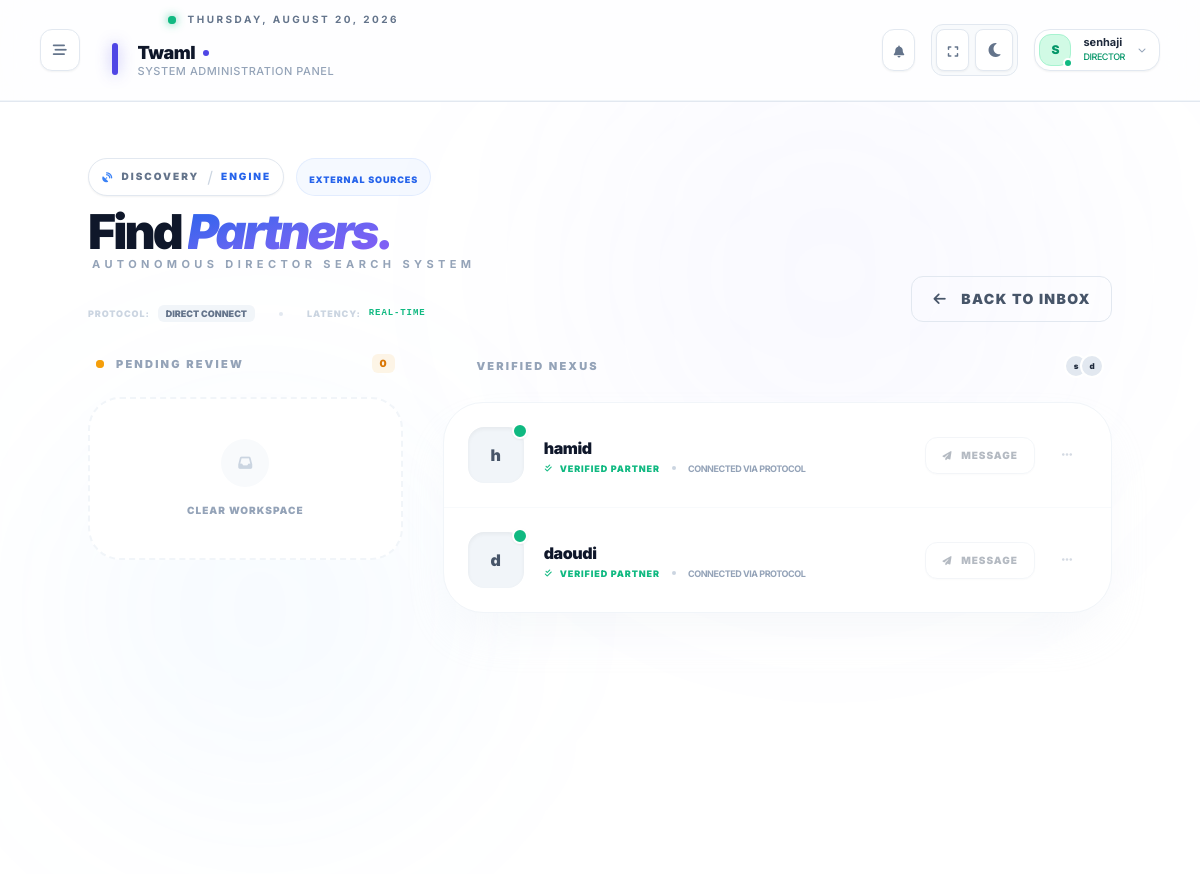
The page /communication/connections/ (signed in) on the database as committed earlier.
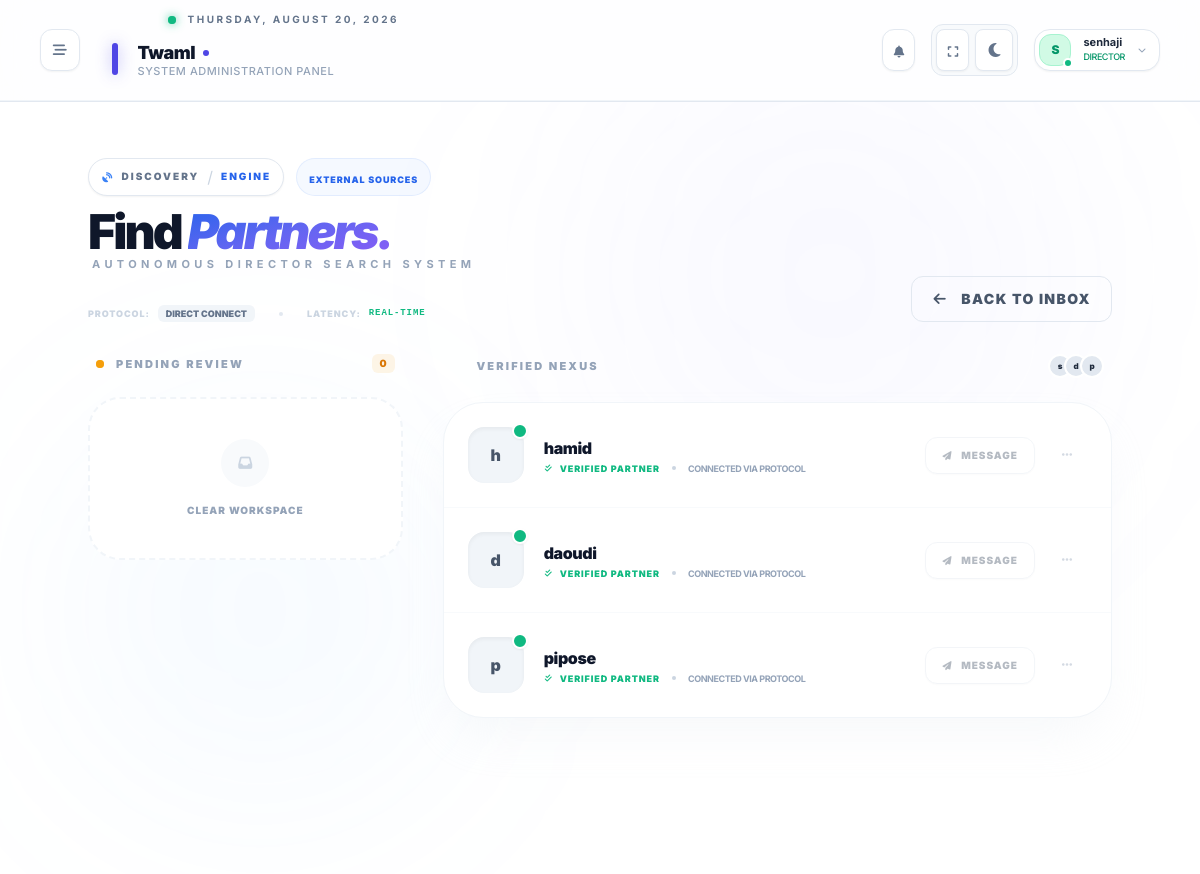
The same page on the database as committed later.
### communication/models.py (models this page shows, shortened)
class DirectorConnection(models.Model):
    from_director = models.ForeignKey(
        Director,
        on_delete=models.CASCADE,
        related_name="connections_initiated"
    )
    to_director = models.ForeignKey(
        Director,
        on_delete=models.CASCADE,
        related_name="connections_received"
    )
    is_confirmed = models.BooleanField(default=False)
    created_at = models.DateTimeField(auto_now_add=True)
    updated_at = models.DateTimeField(auto_now=True)
    class Meta:
        unique_together = ('from_director', 'to_director')
        verbose_name = "Director Connection"
        verbose_name_plural = "Director Connections"

### accounts/models.py (models this page shows, shortened)
class Director(models.Model):
    user = models.OneToOneField(
        User,
        on_delete=models.CASCADE,
        primary_key=True,
        related_name="director_profile",
    )
    qualification_cert = models.CharField(max_length=100, blank=True)
    hired_at = models.DateField(null=True, blank=True)
    organization = models.ForeignKey(
        "dashboard.Organization", on_delete=models.CASCADE, null=True, blank=True, related_name="directors"
    )

class User(AbstractUser):
    ROLE_CHOICES = (
        ("owner", "Network Owner"),
        ("director", "Director"),
        ("vice_director", "Vice Director"),
        ("educator", "Educator"),
        ("parent", "Parent"),
    )
    username = None
    user_id = models.UUIDField(primary_key=True, default=uuid.uuid4, editable=False)
    email = models.EmailField(_("email address"), unique=True)
    full_name = models.CharField(max_length=255)
    phone_number = models.CharField(max_length=20, blank=True, null=True)
    profile_photo = models.ImageField(upload_to=user_directory_path, blank=True, null=True)
    role_type = models.CharField(max_length=20, choices=ROLE_CHOICES)
    is_active = models.BooleanField(default=True)
    created_at = models.DateTimeField(auto_now_add=True)
    groups = models.ManyToManyField(
        "auth.Group",
        related_name="core_user_set",
        blank=True,
        verbose_name="groups",
        help_text="The groups this user belongs to.",
    )
    user_permissions = models.ManyToManyField(
        "auth.Permission",
        related_name="core_user_set",
        blank=True,
        verbose_name="user permissions",
        help_text="Specific permissions for this user.",
    )
    USERNAME_FIELD = "email"
    REQUIRED_FIELDS = ["full_name", "phone_number"]
    objects = CustomUserManager()

### communication/views.py (the view)
# urls.py: path("connections/", views.connection_list, name="connection_list"),
@login_required
def connection_list(request):
    if request.user.role_type != "director":
        return redirect('dashboard:home')
    director_profile = request.user.director_profile
    pending_requests = DirectorConnection.objects.filter(
        to_director=director_profile,
        is_confirmed=False
    )
    confirmed_connections = DirectorConnection.objects.filter(
        (Q(from_director=director_profile) | Q(to_director=director_profile)),
        is_confirmed=True
    )
    return render(request, "connections.html", {
        "pending_requests": pending_requests,
        "confirmed_connections": confirmed_connections
    })

### communication/context_processors.py (called while the page is built)
def unread_messages_count(request):
    if request.user.is_authenticated:
        count = Message.objects.filter(receiver=request.user, is_read=False).count()
        return {'unread_count': count}
    return {'unread_count': 0}

### dashboard/context_processors/theme_sidebar.py (called while the page is built)
def theme(request):
    return {'theme': request.COOKIES.get('theme', 'light')}

def sidebar(request):
    return {'sidebar_state': request.COOKIES.get('sidebar', 'closed')}

### communication/templates/connections.html (shortened to what the changed rows need)
{% extends "base.html" %}
{% block content %}
<div class="relative min-h-[90vh] bg-white dark:bg-slate-950 overflow-hidden py-8 px-6">
    <div class="relative z-10 max-w-5xl mx-auto space-y-8">
        <div class="flex flex-col md:flex-row md:items-end justify-between gap-6">
            <div class="relative group space-y-6">
                <div class="flex flex-col lg:flex-row lg:items-end justify-between gap-8 relative z-10">
                    <div class="space-y-4">
                        <div class="space-y-1">
                            <h1 class="text-5xl font-black text-slate-900 dark:text-white leading-[0.85] tracking-[-0.06em]">
                                Find <span class="bg-gradient-to-br from-blue-600 via-indigo-500 to-violet-500 bg-clip-text text-transparent italic">Partners.</span>
                            </h1>
                        </div>
                    </div>
                </div>
            </div>
        </div>
        <div class="grid grid-cols-1 lg:grid-cols-12 gap-10">
            <div class="lg:col-span-4 space-y-6">
                <div class="flex items-center justify-between px-2">
                    <h2 class="text-[11px] font-black text-slate-400 dark:text-slate-500 uppercase tracking-[0.2em] flex items-center gap-3">
                        <span class="relative flex h-2 w-2">
                            <span class="relative inline-flex rounded-full h-2 w-2 bg-amber-500"></span>
                        </span>
                        Pending Review
                    </h2>
                </div>
            </div>
            <div class="lg:col-span-8 space-y-6">
                <div class="flex items-center justify-between px-2">
                    <h2 class="text-[11px] font-black text-slate-400 dark:text-slate-500 uppercase tracking-[0.2em] flex items-center gap-3">
                        Verified Nexus
                    </h2>
                    <div class="flex -space-x-2">
                        {% for conn in confirmed_connections|slice:":3" %}
                        <div class="w-6 h-6 rounded-full border-2 border-white dark:border-slate-950 bg-slate-200 dark:bg-slate-800 flex items-center justify-center text-[8px] font-black">
                            {{ conn.from_director.user.full_name|slice:":1" }}
                        </div>
                        {% endfor %}
                    </div>
                </div>
                <div class="bg-white dark:bg-slate-900 rounded-[2.5rem] border border-slate-100 dark:border-slate-800 shadow-2xl shadow-slate-200/30 dark:shadow-none overflow-hidden">
                    <div class="divide-y divide-slate-50 dark:divide-slate-800/50">
                        {% for conn in confirmed_connections %}
                        <div class="p-6 flex items-center justify-between group hover:bg-slate-50/50 dark:hover:bg-blue-500/5 transition-all duration-300">
                            <div class="flex items-center gap-5">
                                <div class="relative group-hover:scale-110 transition-transform duration-500">
                                    <div class="w-14 h-14 rounded-2xl bg-slate-100 dark:bg-slate-800 flex items-center justify-center text-slate-400 group-hover:bg-white dark:group-hover:bg-slate-700 transition-colors shadow-inner">
                                        <span class="text-base font-black text-slate-600 dark:text-slate-300">
                                            {% if conn.from_director.user == user %}
                                                {{ conn.to_director.user.full_name|slice:":1" }}
                                            {% else %}
                                                {{ conn.from_director.user.full_name|slice:":1" }}
                                            {% endif %}
                                        </span>
                                    </div>
                                    <div class="absolute -top-1 -right-1 w-4 h-4 bg-emerald-500 border-2 border-white dark:border-slate-900 rounded-full shadow-sm"></div>
                                </div>
                                <div>
                                    <h3 class="text-base font-black text-slate-900 dark:text-white tracking-tight group-hover:text-indigo-600 transition-colors">
                                        {% if conn.from_director.user == user %}
                                            {{ conn.to_director.user.full_name }}
                                        {% else %}
                                            {{ conn.from_director.user.full_name }}
                                        {% endif %}
                                    </h3>
                                    <div class="flex items-center gap-3 mt-0.5">
                                        <span class="text-[9px] font-black text-emerald-500 uppercase tracking-widest flex items-center gap-1.5">
                                            <i class="fa-solid fa-check-double text-[8px]"></i> Verified Partner
                                        </span>
                                        <span class="w-1 h-1 rounded-full bg-slate-300 dark:bg-slate-700"></span>
                                        <span class="text-[9px] font-bold text-slate-400 uppercase tracking-tighter">
                                            Connected via Protocol
                                        </span>
                                    </div>
                                </div>
                            </div>
                            <div class="flex items-center gap-3 opacity-40 group-hover:opacity-100 transition-opacity">
                                <a href="{% url 'communication:send_message' %}"
                                   class="flex items-center gap-2 px-4 py-2.5 rounded-xl bg-white dark:bg-slate-800 border border-slate-200 dark:border-slate-700 text-slate-600 dark:text-slate-300 text-[10px] font-black uppercase tracking-widest hover:border-indigo-500 hover:text-indigo-600 transition-all shadow-sm">
                                    <i class="fa-solid fa-paper-plane text-[9px]"></i> Message
                                </a>
                                <button class="w-10 h-10 rounded-xl flex items-center justify-center text-slate-400 hover:bg-slate-100 dark:hover:bg-slate-800 transition-all">
                                    <i class="fa-solid fa-ellipsis-h text-xs"></i>
                                </button>
                            </div>
                        </div>
                        {% endfor %}
                    </div>
                </div>
            </div>
        </div>
    </div>
</div>
{% endblock %}

Rows that differ between the two databases and show on the page:
added DirectorConnection: from_director.user.full_name "p", from_director.user.full_name "pipose"
